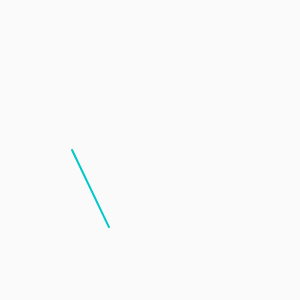
Frame 1 (no input)
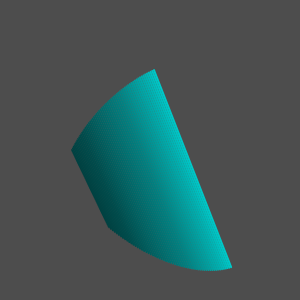
Frame 60 (no input)
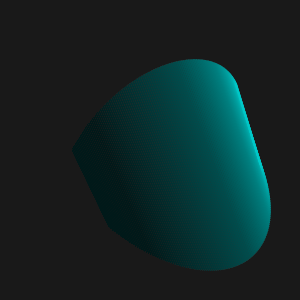
Frame 120 (the mouse pressed at the canvas centre since frame 60)

The p5.js sketch that drew these frames (run headless with seeded random() and noise() and a simulated clock; from frame 60 on, the mouse is pressed at the canvas centre):

// p5.js sketch
// ── sketch.js
var start = 0;


function setup() {
  createCanvas(300, 300);
  background(255);
}

function draw() {
  var bg = map(start, 0, 360*4, 0, 255);
  background(0, 0, bg, 5);
  translate(width/2, height/2);
  if (start >= 360*4) {
    start = 0;
  }
  
  strokeWeight(2);
  // colorMode(HSB, 255);
  stroke(0, 200, 200);
  // line(sin(radians(360-start))*100, cos(radians(360-start))*100, 
  // sin(radians(360-start))*80, cos(radians(360-start))*80);
  
  // stroke(0, 0, 0);
  // line(sin(radians(180-start))*100, cos(radians(180-start))*100, 
  // sin(radians(180+start))*80, cos(radians(180+start))*80);
  
  // push();
  // rotate(radians(90));
  // line(sin(radians(180-start))*100, cos(radians(180-start))*100, 
  // sin(radians(180+start))*80, cos(radians(180+start))*80);
  // pop();
  
  push();
  rotate(radians(180));
  line(sin(radians(20-start))*120, cos(radians(230-start))*120, 
  cos(radians(30+start))*90, sin(radians(start))*90);
  pop();
  
  // push();
  // rotate(radians(270));
  // line(sin(radians(180-start))*100, cos(radians(180-start))*100, 
  // sin(radians(180+start))*80, cos(radians(180+start))*80);
  // pop();
  
  // stroke(255, 0, 255);
  // line(sin(radians(start))*50, cos(radians(start))*50, 
  // sin(radians(start))*20, cos(radians(start))*20);
  
  // print(frameCount);
  start+=1+(frameCount/500);
}
